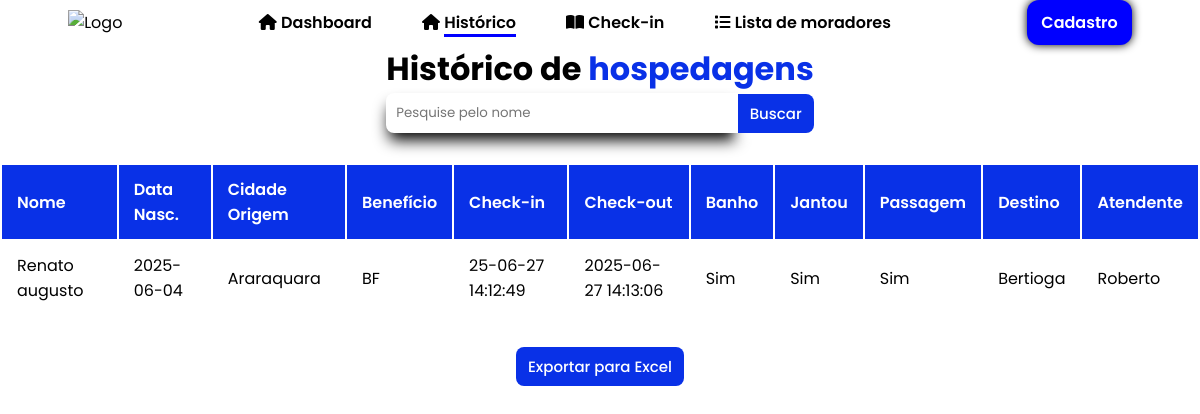
/Paginas/checarlista.php, run on an earlier commit of the app's database.
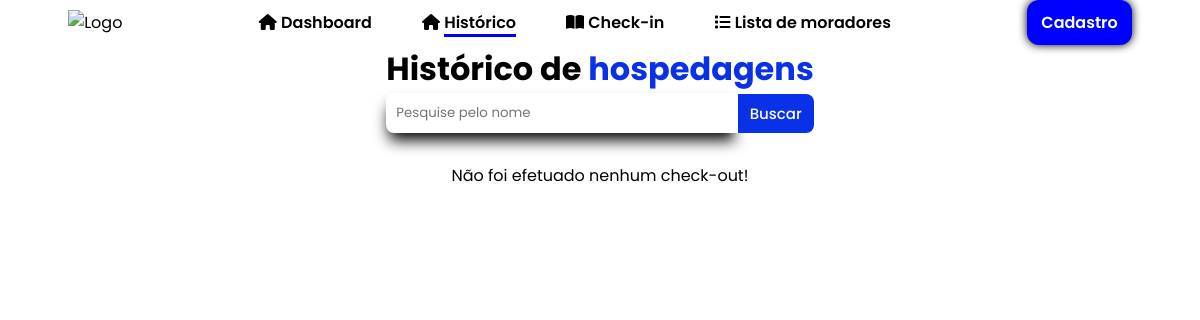
And on a later commit of the database.
### tables this page shows
CREATE TABLE hospedagens(
    id INTEGER PRIMARY KEY AUTOINCREMENT,
    morador_id INTEGER,
    data_checkin text,
    data_checkout text,
    jantou TEXT,
    banho TEXT,
    passagem TEXT,
    destino TEXT,
    atendente TEXT,
    FOREIGN KEY (morador_id) REFERENCES moradores(id)
    );

CREATE TABLE moradores(
    id INTEGER PRIMARY KEY AUTOINCREMENT,
    nome TEXT NOT NULL,
    data_nasc TEXT NOT NULL,
    rg TEXT NOT NULL,
    cpf TEXT NOT NULL,
    cidade_origem TEXT NOT NULL,
    beneficio TEXT NOT NULL
    );

### Paginas/checarlista.php (the view, shortened to what this page needs)
<?php
require '../Formularios/processo.php';
$pesquisa = $_GET['nome'] ?? '';
if($pesquisa){
  $stmt = $db->prepare("SELECT h.id AS hospedagens, h.banho, h.jantou, h.passagem, h.destino, h.atendente,
m.id AS morador_id, m.nome, m.data_nasc, m.rg, m.cpf, m.cidade_origem, m.beneficio, h.data_checkin, h.data_checkout
FROM moradores m
JOIN hospedagens h on m.id = h.morador_id
WHERE h.data_checkout IS NOT NULL and m.nome LIKE ?");
  $stmt->execute(["%$pesquisa%"]);
}
else{
$stmt = $db->prepare("SELECT h.id AS hospedagens, h.banho, h.jantou, h.passagem, h.destino, h.atendente,
m.id AS morador_id, m.nome, m.data_nasc, m.rg, m.cpf, m.cidade_origem, m.beneficio, h.data_checkin, h.data_checkout
FROM moradores m
JOIN hospedagens h on m.id = h.morador_id
WHERE h.data_checkout IS NOT NULL");
$stmt->execute();
}
$moradores = $stmt->fetchAll(PDO::FETCH_ASSOC);
?>
<!DOCTYPE html>
<html lang="pt-br">
    <head>
        <link rel="stylesheet" href="https://cdnjs.cloudflare.com/ajax/libs/font-awesome/6.7.2/css/all.min.css">
        <link rel="stylesheet" href="/css/style.css">
        <link rel="stylesheet" href="/css/navbar.css">
        <link rel="stylesheet" href="/css/home.css">
      </head>
    <body>
  <header>
<nav id="navbar">
  <img src="https://www.aparecida.sp.gov.br/img/logo_rodape.png" class="img-fluid " alt="Logo">
   <ul id="nav_list">
        <li class="nav-item">
            <i class="fa-solid fa-house"></i>
          <a href="/Paginas/index.php">Dashboard</a>
          </li>
            <li class="nav-item active">
          <i class="fa-solid fa-house"></i>
          <a href="/Paginas/checarlista.php">Histórico</a>
          </li>
            <li class="nav-item">
          <i class="fa-solid fa-book-open"></i>
          <a href="/Paginas/lista.php">Check-in</a>
          </li>
          <li class="nav-item">
            <i class="fa-solid fa-list"></i>
          <a href="/Paginas/fazcheckin.php">Lista de moradores</a>
          </li>
      </ul>
      <a href = "cadmorador.html" class = "btn btn-default">
          Cadastro
      </a>
     </nav>
  </header>
 <main id="form-container">
    <div class="form-header">
        <h1 class="title">
          Histórico de
          <span>hospedagens</span>
        </h1>
        <form method="get" action="">
            <div class="input-group">
                <input type="text" class="form-control" placeholder="Pesquise pelo nome" name="nome" value="<?php echo htmlspecialchars($pesquisa); ?>">
                <button class="btn btn-primary" type="submit">Buscar</button>
            </div>
        </form>
    </div>
        <?php if (count($moradores) > 0): ?>
    <div class="table-responsive">
        <table class="table">
            <thead>
                <tr>
                    <th>Nome</th>
                    <th>Data Nasc.</th>
                    <th>Cidade Origem</th>
                    <th>Benefício</th>
                    <th>Check-in</th>
                    <th>Check-out</th>
                    <th>Banho</th>
                    <th>Jantou</th>
                    <th>Passagem</th>
                    <th>Destino</th>
                    <th>Atendente</th>
                </tr>
            </thead>
            <tbody>
                <?php foreach ($moradores as $m): ?>
                    <tr>
                        <td><?php echo htmlspecialchars($m['nome']); ?></td>
                        <td><?php echo htmlspecialchars($m['data_nasc']); ?></td>
                        <td><?php echo htmlspecialchars($m['cidade_origem']); ?></td>
                        <td><?php echo htmlspecialchars($m['beneficio']); ?></td>
                        <td><?php echo htmlspecialchars($m['data_checkin']); ?></td>
                        <td><?php echo htmlspecialchars($m['data_checkout']); ?></td>
                        <td><?php echo htmlspecialchars($m['banho']); ?></td>
                        <td><?php echo htmlspecialchars($m['jantou']); ?></td>
                        <td><?php echo htmlspecialchars($m['passagem']); ?></td>
                        <td><?php echo htmlspecialchars($m['destino']); ?></td>
                        <td><?php echo htmlspecialchars($m['atendente']); ?></td>
                    </tr>
                <?php endforeach; ?>
            </tbody>
        </table>
    </div>
    <div class="export-button-container">
        <button onclick="exportarTabelaExcel()" class="btn btn-primary">Exportar para Excel</button>
    </div>
<?php else: ?>
    <p>Não foi efetuado nenhum check-out!</p>
<?php endif; ?>
        </main>
    </body>
    </html>

What changed in the data, as far as the page shows it:
removed hospedagens: morador.nome "Renato augusto", morador.data_nasc "2025-06-04", morador.cidade_origem "Araraquara", morador.beneficio "BF", data_checkin "25-06-27 14:12:49", data_checkout "2025-06-27 14:13:06", banho "Sim", jantou "Sim", passagem "Sim", destino "Bertioga", atendente "Roberto"
Also different on the page:
text no longer shown: "Nome Data Nasc. Cidade Origem Benefício Check-in Check-out Banho Jantou Passagem Destino Atendente Exportar para Excel"
text now shown: "Não foi efetuado nenhum check-out!"
